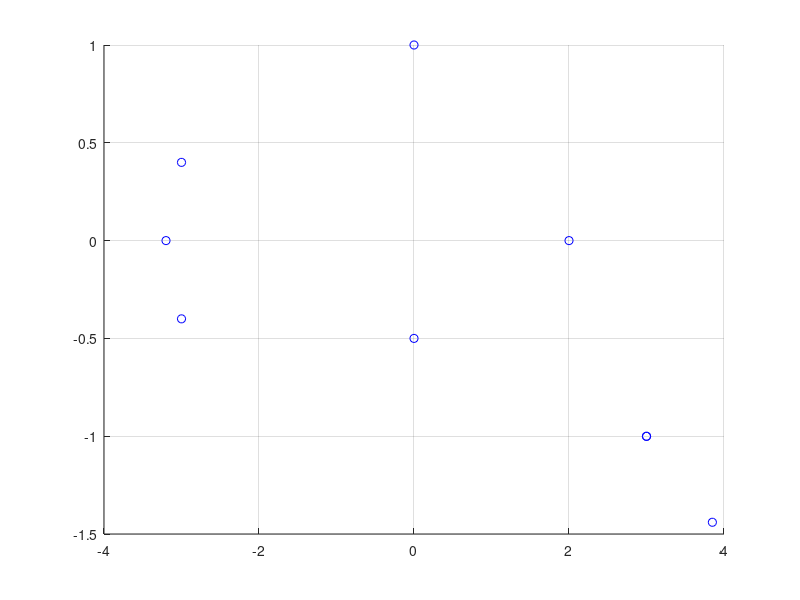

Write MATLAB code to recreate this figure. (Note: this script raises an error after producing the figure.)
clear variables;
close all;
clc;

% Returns the length of a needed airfoil wing for a given
% two-dimensional wing profile
% P: the points of the 2-D profile
% bc: logical boolean, whether or not a boundary condition
% is given for the problem
% plt: logical boolean, whether to show plots
% P = [
%     3.00, -0.50;
%     0.00,  1.00;
%     -1.0, 0.00;
% ];
P = [
     3.00, -1.00;
     2.00,  0.00;
     0.00,  1.00;
    -3.00,  0.40;
    -3.20,  0.00;
    -3.00, -0.40;
     0.00, -0.50;
     3.00, -1.0010;
     3.85, -1.44;
];

% bc = false;
bc = true;
plt = true;

if (bc == true)
    adj = 2;
else
    adj = 1;
end

% Plot our current 2D foil
if plt
    figure;
    hold on;
    grid on;
    plot(P(:, 1), P(:, 2), 'bo');
end

% With our given points, determine normal
% vectors that correspond to the panels between
% each point. Note, these are only the ENDING points of the vectors
% not the actual "full" vectors
n_end = normal_vectors(P);
num_panels = length(n_end);
% TODO: implement normal vector plot

% Determine the angles between our current panels
% and the horizontal. The default rotation angle is going
% counter-clockwise.
% ie theta1 = rotate panel 1 correct angle so that
% it is parallel with the x-axis
theta = orientation_angles(n_end);

% our panels are now properly rotated, but now we need to move each
% panel so that its midpoint is moved to the origin. That way, we
% can calculate the effect of each *OTHER* panel on this "centered"
% panel. Also, this isn't the most particularly effecient way to
% do this 3D matrix setup, but it will work for now.
% R_rotation is what is actually left-hand multiplied against our existing
% panel vectors to rotate it, hence why it's a function of theta
R_rotation = zeros(2, 2, num_panels);

for i = 1:length(theta)
    R_rotation(:, :, i) = [
        cos(theta(i)),     -sin(theta(i));
        sin(theta(i)),     cos(theta(i));
    ];
end

% Now we need to actually move these to the origin. The way to do
% is to first calculate the midpoints of each of our panels.
% each row corresponds to each panel, as (x, y)
mp_panels = midpoints(P);

% We can now combine the midpoints of each panel, with their
% corresponding R_rotation matrix to create a combined
% R transformation matrix function for a given panel.
% Theta is a SINGLE value
R = @(theta) [
    cos(theta), -sin(theta);
    sin(theta), cos(theta);
];

% We now have to make a transformation matrix that essentially
% determines where every midpoint of every other panel when a
% selected midpoint set as the "transformed" one. Each row
% corresponds to the same "structure", and the zth dimension
% (ie each page) corresponds to the points, so the points in
% the first page are x-coordinates and the second page are
% z-coordinates. The coordinates down the diagonal will always
% be x, z = 0, 0
mp_panels_transformed = zeros(num_panels, num_panels, 2);

for i = 1:num_panels
    for j = 1:num_panels
        transform_vector = R(theta(i))*[
            mp_panels(j, 1) - mp_panels(i, 1);
            mp_panels(j, 2) - mp_panels(i, 2);
        ];

        mp_panels_transformed(i, j, 1) = transform_vector(1);
        mp_panels_transformed(i, j, 2) = transform_vector(2);
    end
end

% Now to grab the lengths of every panel. This will be important
% to compute the influence coefficients
l = line_lengths(P);
% d is simply half the length of every panel length
d = l/2;

% Now we need to compute the influence coefficients that influence
% each panel *from* each panel, at these transformed angles. Once
% again, the diagonals will not be considered
phi_panels_transformed = zeros(num_panels, num_panels, 2);

for i = 1:num_panels
    for j = 1:num_panels
        phi_temp = influence_coefficients( ...
            mp_panels_transformed(i, j, 1), ...
            mp_panels_transformed(i, j, 2), ...
            d(i));

        phi_panels_transformed(i, j, 1) = phi_temp(1);
        phi_panels_transformed(i, j, 2) = phi_temp(2);
    end
end

% before we can use these influence coefficients, we need to undo
% the transformation
phi_panels = zeros(num_panels, num_panels, 2);

for i = 1:num_panels
    for j = 1:num_panels
        phi_temp = R(theta(i))\[phi_panels_transformed(i, j, 1);phi_panels_transformed(i, j, 2);];

        phi_panels(i, j, 1) = phi_temp(1);
        phi_panels(i, j, 2) = phi_temp(2);
    end
end

% need to do a special transformation for the diagonal elements
phi_panels_diagonal = zeros(num_panels, 2);
for i = 1:num_panels
    phi_panels_diagonal(i, :) = transpose(R(theta(i))\[0; -1/(pi*d(i))]);
end

% Returns the phi coefficient
% Effect of panel j on panel i
% phi = @(i, j) [phi_panels(j, i, 1); phi_panels(j, i, 2)];

fprintf("ss")

function [p] = phi(i, j, phi_panels, phi_panels_diagonal)
    if i == j
        p = [phi_panels_diagonal(i, 1); phi_panels_diagonal(i, 2)];
    else
        p = [phi_panels(j, i, 1); phi_panels(j, i, 2)];
    end
end

% Now to compute our A matrix
A = zeros(length(P) - adj, length(P) - 1);

for i = 1:(length(P) - adj)
    for j = 1:(length(P) - 1)
        A(i, j) = n_end(i, :)*phi(i, j, phi_panels, phi_panels_diagonal);
    end
end

% Now we need to apply the "Kutta" condition, which takes into
% account the wake has on the other panels
if bc
    A(:, 1) = A(:, 1) - A(:, end);
    A(:, end - 1) = A(:, end - 1) - A(:, end);
    A(:, end) = [];
    n_end = n_end(1:(num_panels - 1), :);
end

% freestream velocities on each panel
b = 76 * n_end * [1; 0];

% doublet strengths
mu = A\b;

% wake strength
gamma = -(mu(end) - mu(1));

% assuming regular air density
rho = 1.225;
v_mag = 76;

% Lift Force
F_L = -gamma*v_mag*rho;

% Airplane model:
% (m*g)/(F_L) = L_wing
m = 70000;      % kg
g = 9.81;       % m/s^2
L_wing = (m*g)/F_L
